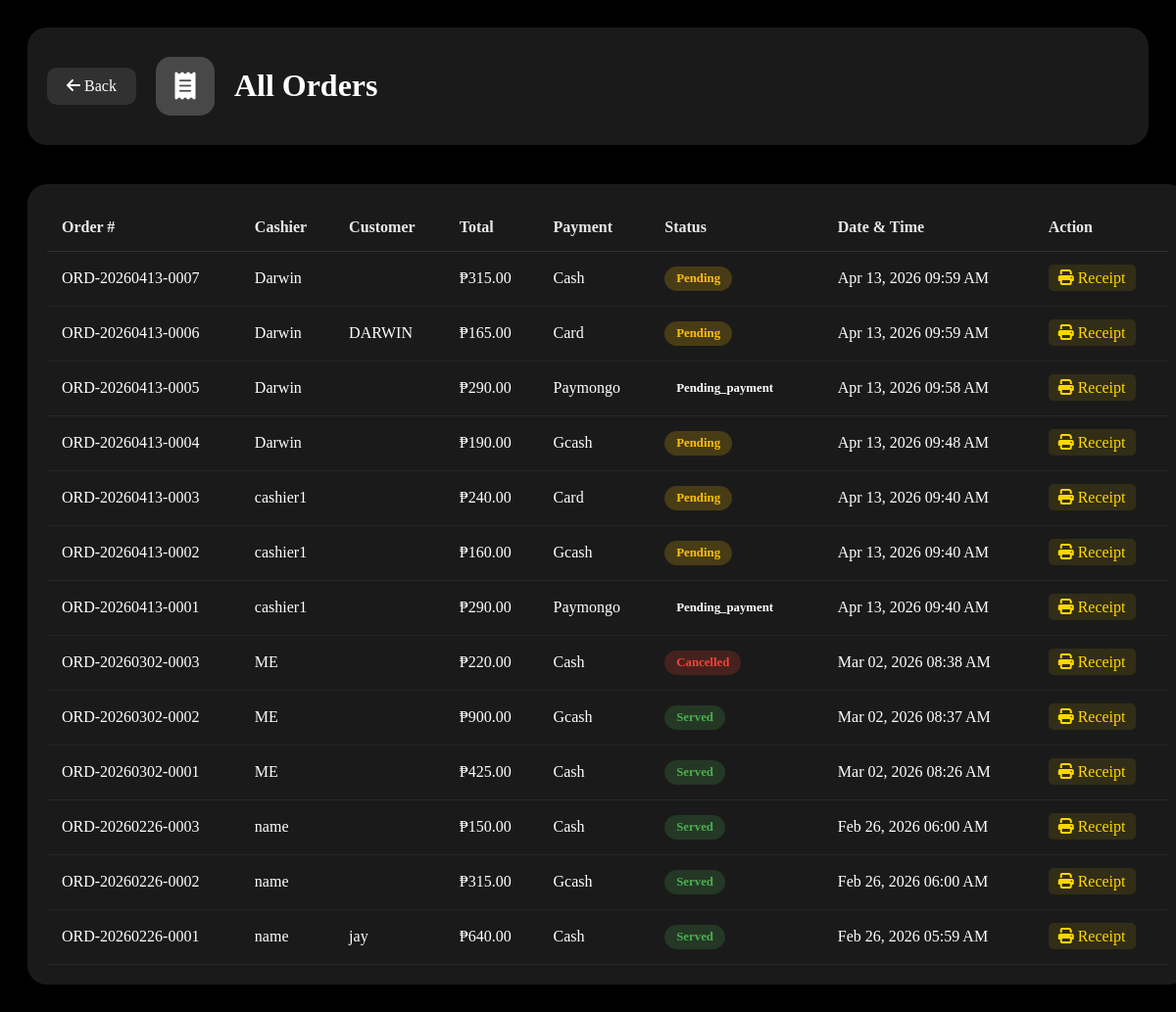
Screenshot of /orders.php (signed in) with the database file from the repository.
### tables this page shows
CREATE TABLE `orders` (
  `id` int(11) NOT NULL,
  `order_number` varchar(20) NOT NULL,
  `cashier_id` int(11) NOT NULL,
  `customer_name` varchar(100) DEFAULT NULL,
  `total_amount` decimal(10,2) NOT NULL,
  `payment_method` enum('cash','card','online','gcash','maya','paymongo') DEFAULT 'cash',
  `payment_status` enum('paid','unpaid','refunded') DEFAULT 'paid',
  `order_status` enum('pending','preparing','served','cancelled','pending_payment') DEFAULT 'pending',
  `cancellation_requested` tinyint(1) DEFAULT 0,
  `cancellation_requested_by` int(11) DEFAULT NULL,
  `cancellation_requested_at` timestamp NULL DEFAULT NULL,
  `cancellation_reason` text DEFAULT NULL,
  `cancelled_by` int(11) DEFAULT NULL,
  `cancelled_at` timestamp NULL DEFAULT NULL,
  `created_at` timestamp NOT NULL DEFAULT current_timestamp(),
  `updated_at` timestamp NULL DEFAULT NULL ON UPDATE current_timestamp()
);

CREATE TABLE `users` (
  `id` int(11) NOT NULL,
  `username` varchar(50) NOT NULL,
  `email` varchar(100) NOT NULL,
  `password` varchar(255) NOT NULL,
  `role` enum('cashier','manager') DEFAULT 'cashier',
  `created_at` timestamp NOT NULL DEFAULT current_timestamp(),
  `last_login` timestamp NULL DEFAULT NULL,
  `last_logout` timestamp NULL DEFAULT NULL,
  `is_approved` tinyint(1) DEFAULT 0,
  `approved_by` int(11) DEFAULT NULL,
  `approved_at` timestamp NULL DEFAULT NULL
);

### orders.php (the view, shortened to what this page needs)
<?php
require_once 'config.php';
$role = $_SESSION['role'];
$user_id = $_SESSION['user_id'];
if ($role == 'cashier') {
    $orders = $conn->query("SELECT o.*, u.username as cashier_name
                            FROM orders o
                            JOIN users u ON o.cashier_id = u.id
                            WHERE o.cashier_id = $user_id
                            ORDER BY o.created_at DESC");
} else {
    $orders = $conn->query("SELECT o.*, u.username as cashier_name
                            FROM orders o
                            JOIN users u ON o.cashier_id = u.id
                            ORDER BY o.created_at DESC");
}
?>
<!DOCTYPE html>
<html lang="en">
<head>
    <link rel="stylesheet" href="https://cdnjs.cloudflare.com/ajax/libs/font-awesome/6.4.0/css/all.min.css">
</head>
<body>
    <video autoplay muted loop id="video-background">
        <source src="videos/coffee-bg2.mp4" type="video/mp4">
    </video>
    <div class="video-overlay"></div>
    <div class="container">
        <div class="header">
            <div class="brand">
                <a href="dashboard.php"><i class="fas fa-arrow-left"></i> Back</a>
                <div class="logo"><i class="fas fa-receipt"></i></div>
                <div class="brand-text">
                    <h1>All Orders</h1>
                </div>
            </div>
        </div>
        <div class="orders-table">
            <table>
                <thead>
                    <tr>
                        <th>Order #</th>
                        <?php if($role == 'manager'): ?><th>Cashier</th><?php endif; ?>
                        <th>Customer</th>
                        <th>Total</th>
                        <th>Payment</th>
                        <th>Status</th>
                        <th>Date & Time</th>
                        <th>Action</th>
                    </tr>
                </thead>
                <tbody>
                    <?php if ($orders && $orders->num_rows > 0): ?>
                        <?php while($order = $orders->fetch_assoc()): ?>
                        <tr>
                            <td><?php echo $order['order_number']; ?></td>
                            <?php if($role == 'manager'): ?>
                            <td><?php echo htmlspecialchars($order['cashier_name']); ?></td>
                            <?php endif; ?>
                            <td><?php echo htmlspecialchars($order['customer_name'] ?? 'Walk-in'); ?></td>
                            <td>₱<?php echo number_format($order['total_amount'], 2); ?></td>
                            <td><?php echo ucfirst($order['payment_method']); ?></td>
                            <td>
                                <span class="status-badge status-<?php echo $order['order_status']; ?>">
                                    <?php echo ucfirst($order['order_status']); ?>
                                </span>
                            </td>
                            <td><?php echo date('M d, Y h:i A', strtotime($order['created_at'])); ?></td>
                            <td>
                                <a href="receipt.php?order_id=<?php echo $order['id']; ?>" class="view-btn">
                                    <i class="fas fa-print"></i> Receipt
                                </a>
                            </td>
                        </tr>
                        <?php endwhile; ?>
                    <?php endif; ?>
                </tbody>
            </table>
        </div>
    </div>
</body>
</html>

### orders.php (style rules this page uses)
body { background: #000; min-height: 100vh; padding: 20px; position: relative; }
#video-background { position: fixed; top: 0; left: 0; width: 100%; height: 100%; object-fit: cover; z-index: -2; }
.video-overlay { position: fixed; top: 0; left: 0; width: 100%; height: 100%; background: rgba(0,0,0,0.4); z-index: -1; }
.container { max-width: 1200px; margin: 0 auto; }
.header { display: flex; justify-content: space-between; align-items: center; margin-bottom: 40px; padding: 20px; background: rgba(255,255,255,0.1); border-radius: 20px; backdrop-filter: blur(15px); }
.brand { display: flex; align-items: center; gap: 20px; }
.brand a { color: white; text-decoration: none; padding: 10px 20px; background: rgba(255,255,255,0.1); border-radius: 10px; }
.logo { width: 60px; height: 60px; background: rgba(255,255,255,0.2); border-radius: 15px; display: flex; align-items: center; justify-content: center; color: white; font-size: 28px; }
.brand-text h1 { color: white; font-size: 2rem; }
.orders-table { width: 100%; background: rgba(255,255,255,0.1); border-radius: 20px; padding: 20px; backdrop-filter: blur(15px); overflow-x: auto; }
.orders-table table { width: 100%; border-collapse: collapse; min-width: 800px; }
.orders-table th { color: rgba(255,255,255,0.9); text-align: left; padding: 15px; border-bottom: 1px solid rgba(255,255,255,0.1); }
.orders-table td { color: white; padding: 15px; border-bottom: 1px solid rgba(255,255,255,0.05); }
.status-badge { padding: 5px 12px; border-radius: 20px; font-size: 0.8rem; font-weight: 600; display: inline-block; }
.status-pending { background: rgba(255,193,7,0.2); color: #ffc107; }
.status-served { background: rgba(76,175,80,0.2); color: #4CAF50; }
.status-cancelled { background: rgba(244,67,54,0.2); color: #f44336; }
.view-btn { color: #ffd700; text-decoration: none; padding: 5px 10px; border-radius: 5px; background: rgba(255,215,0,0.1); }

### rows the page displays
orders: order_number "ORD-20260413-0007", cashier.username "Darwin", total_amount "315.00", payment_method "Cash", order_status "Pending", created_at "Apr 13, 2026 09:59 AM"
orders: order_number "ORD-20260413-0006", cashier.username "Darwin", customer_name "DARWIN", total_amount "165.00", payment_method "Card", order_status "Pending", created_at "Apr 13, 2026 09:59 AM"
orders: order_number "ORD-20260413-0005", cashier.username "Darwin", total_amount "290.00", payment_method "Paymongo", order_status "Pending_payment", created_at "Apr 13, 2026 09:58 AM"
orders: order_number "ORD-20260413-0004", cashier.username "Darwin", total_amount "190.00", payment_method "Gcash", order_status "Pending", created_at "Apr 13, 2026 09:48 AM"
orders: order_number "ORD-20260413-0003", cashier.username "cashier1", total_amount "240.00", payment_method "Card", order_status "Pending", created_at "Apr 13, 2026 09:40 AM"
orders: order_number "ORD-20260413-0002", cashier.username "cashier1", total_amount "160.00", payment_method "Gcash", order_status "Pending", created_at "Apr 13, 2026 09:40 AM"
orders: order_number "ORD-20260413-0001", cashier.username "cashier1", total_amount "290.00", payment_method "Paymongo", order_status "Pending_payment", created_at "Apr 13, 2026 09:40 AM"
orders: order_number "ORD-20260302-0003", cashier.username "ME", total_amount "220.00", payment_method "Cash", order_status "Cancelled", created_at "Mar 02, 2026 08:38 AM"
orders: order_number "ORD-20260302-0002", cashier.username "ME", total_amount "900.00", payment_method "Gcash", order_status "Served", created_at "Mar 02, 2026 08:37 AM"
orders: order_number "ORD-20260302-0001", cashier.username "ME", total_amount "425.00", payment_method "Cash", order_status "Served", created_at "Mar 02, 2026 08:26 AM"
orders: order_number "ORD-20260226-0003", cashier.username "name", total_amount "150.00", payment_method "Cash", order_status "Served", created_at "Feb 26, 2026 06:00 AM"
orders: order_number "ORD-20260226-0002", cashier.username "name", total_amount "315.00", payment_method "Gcash", order_status "Served", created_at "Feb 26, 2026 06:00 AM"
orders: order_number "ORD-20260226-0001", cashier.username "name", customer_name "jay", total_amount "640.00", payment_method "Cash", order_status "Served", created_at "Feb 26, 2026 05:59 AM"
